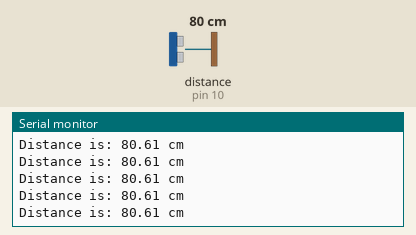
Simulated run of this sketch. Board: Arduino Uno, built with avr-gcc and run on an emulated ATmega328P. On the bench: the last lines printed to the serial monitor. Wiring (inferred from the names in the program): ultrasonic range finder: trigger pin 8; echo pin 10. Inputs (shaded band) come from the test bench; at power-on: distance to the obstacle (sensor on pin 10) 80 cm. The echo pulse lasts 58.3 µs per cm.

Above: at 1.2 s.
1.3 s: distance to the obstacle (sensor on pin 10) set to 2 cm
At 2.4 s:
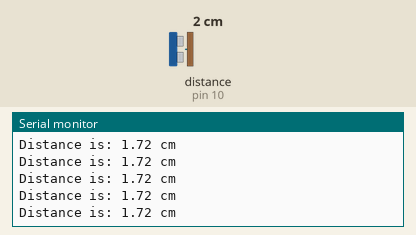
4.3 s: distance to the obstacle (sensor on pin 10) set to 18 cm
At 5.0 s:
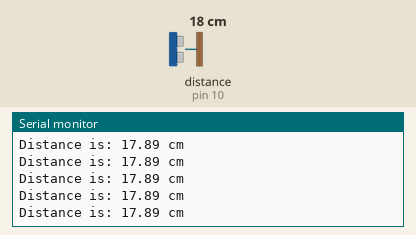
7.3 s: distance to the obstacle (sensor on pin 10) set to 120 cm
At 8.4 s:
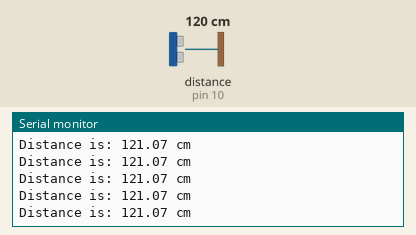
10.3 s: distance to the obstacle (sensor on pin 10) set to 35 cm
At 11.4 s:
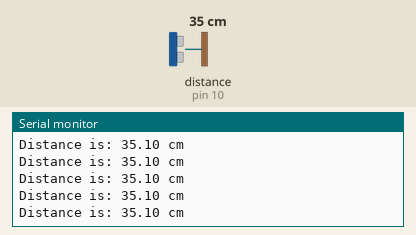
13.3 s: distance to the obstacle (sensor on pin 10) set to 4 cm
At 13.9 s:
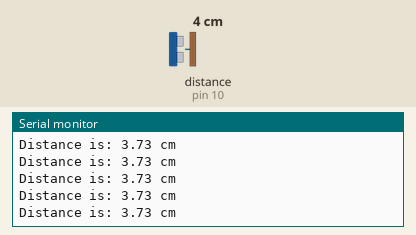
16.3 s: distance to the obstacle (sensor on pin 10) set to 60 cm
At 16.9 s:
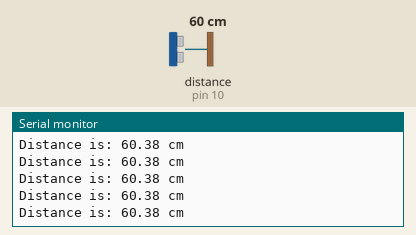
Timing chart, 0 to 19.3 s (numbered marks = the images above; inputs shaded):
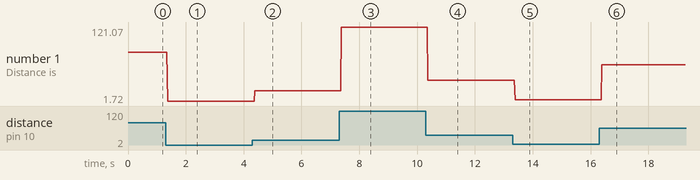

Measured:
- after the input at 1.3 s, the serial monitor: prints a new line after 0.07 s (image 1)
- after the input at 4.3 s, the serial monitor: prints a new line after 0.09 s (image 2)
- after the input at 7.3 s, the serial monitor: prints a new line after 0.08 s (image 3)
- after the input at 10.3 s, the serial monitor: prints a new line after 0.07 s (image 4)
- after the input at 13.3 s, the serial monitor: prints a new line after 0.09 s (image 5)
- after the input at 16.3 s, the serial monitor: prints a new line after 0.09 s (image 6)
- plotted number 1: 80.61 → 1.72 after the input at 1.3 s, 1.72 → 17.89 after the input at 4.3 s, 17.89 → 121.07 after the input at 7.3 s, 121.07 → 35.1 after the input at 10.3 s, 35.1 → 3.73 after the input at 13.3 s

The sketch:

UltrasonicSensor.ino
```cpp
int trigPin=8,echoPin=10;
double echodist=0.0;
int time=0;

void setup() {
  // put your setup code here, to run once:
Serial.begin(9600);
pinMode(echoPin,INPUT);
pinMode(trigPin,OUTPUT);
}

void loop() {
  // put your main code here, to run repeatedly:
//  pinMode(trigPin,INPUT);
digitalWrite(trigPin,LOW);
digitalWrite(trigPin,HIGH);
delayMicroseconds(10);
digitalWrite(trigPin,LOW);
time=pulseIn(echoPin,HIGH);
//v=d/t;d=2*echo
//v*t=2*echo
//echo=((347m/s)*t)/2=(0.0347/2)*t=t/58;
echodist=(0.0347/2.0)*time;
Serial.print("Distance is: ");
Serial.print(echodist);
Serial.println(" cm");
}
```
